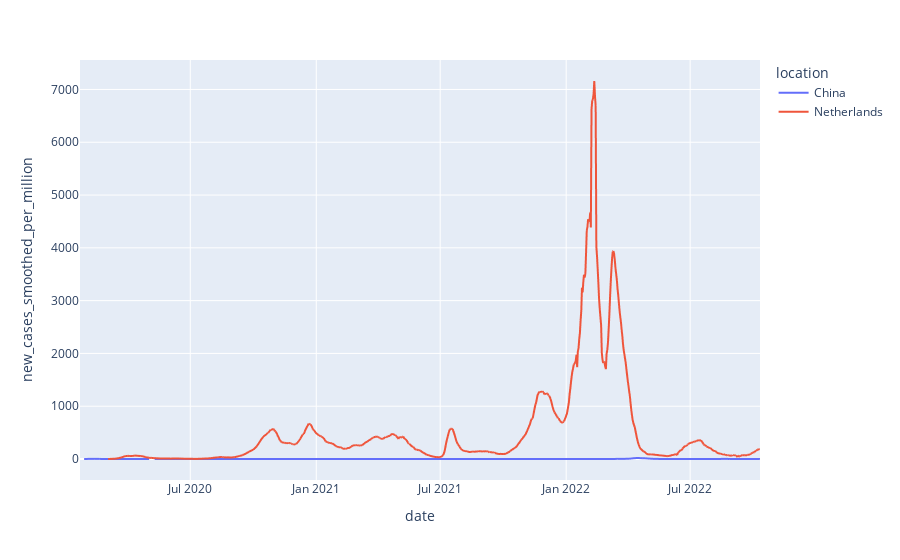

Notebook source saved alongside this figure:
### Code cell
fig = px.line(Covid_China, x='date', y= 'new_cases_smoothed_per_million' ,color='location',
                 )

fig.show()

### Figure 1 — Plotly figure (JSON) as saved in the notebook; plotly's stock layout.template omitted (floating-point values rounded to 4 significant figures; data arrays with more than 128 entries replaced by an {"elided": "..."} marker saying what was removed)
{"data": [{"hovertemplate": "location=China<br>date=%{x}<br>new_cases_smoothed_per_million=%{y}<extra></extra>", "legendgroup": "China", "line": {"color": "#636efa", "dash": "solid"}, "marker": {"symbol": "circle"}, "mode": "lines", "name": "China", "showlegend": true, "type": "scattergl", "x": {"elided": "994 str values"}, "xaxis": "x", "y": {"elided": "994 float values"}, "yaxis": "y"}, {"hovertemplate": "location=Netherlands<br>date=%{x}<br>new_cases_smoothed_per_million=%{y}<extra></extra>", "legendgroup": "Netherlands", "line": {"color": "#EF553B", "dash": "solid"}, "marker": {"symbol": "circle"}, "mode": "lines", "name": "Netherlands", "showlegend": true, "type": "scattergl", "x": {"elided": "958 str values"}, "xaxis": "x", "y": {"elided": "958 float values"}, "yaxis": "y"}], "layout": {"legend": {"title": {"text": "location"}, "tracegroupgap": 0}, "margin": {"t": 60}, "xaxis": {"anchor": "y", "domain": [0, 1], "title": {"text": "date"}}, "yaxis": {"anchor": "x", "domain": [0, 1], "title": {"text": "new_cases_smoothed_per_million"}}}}
